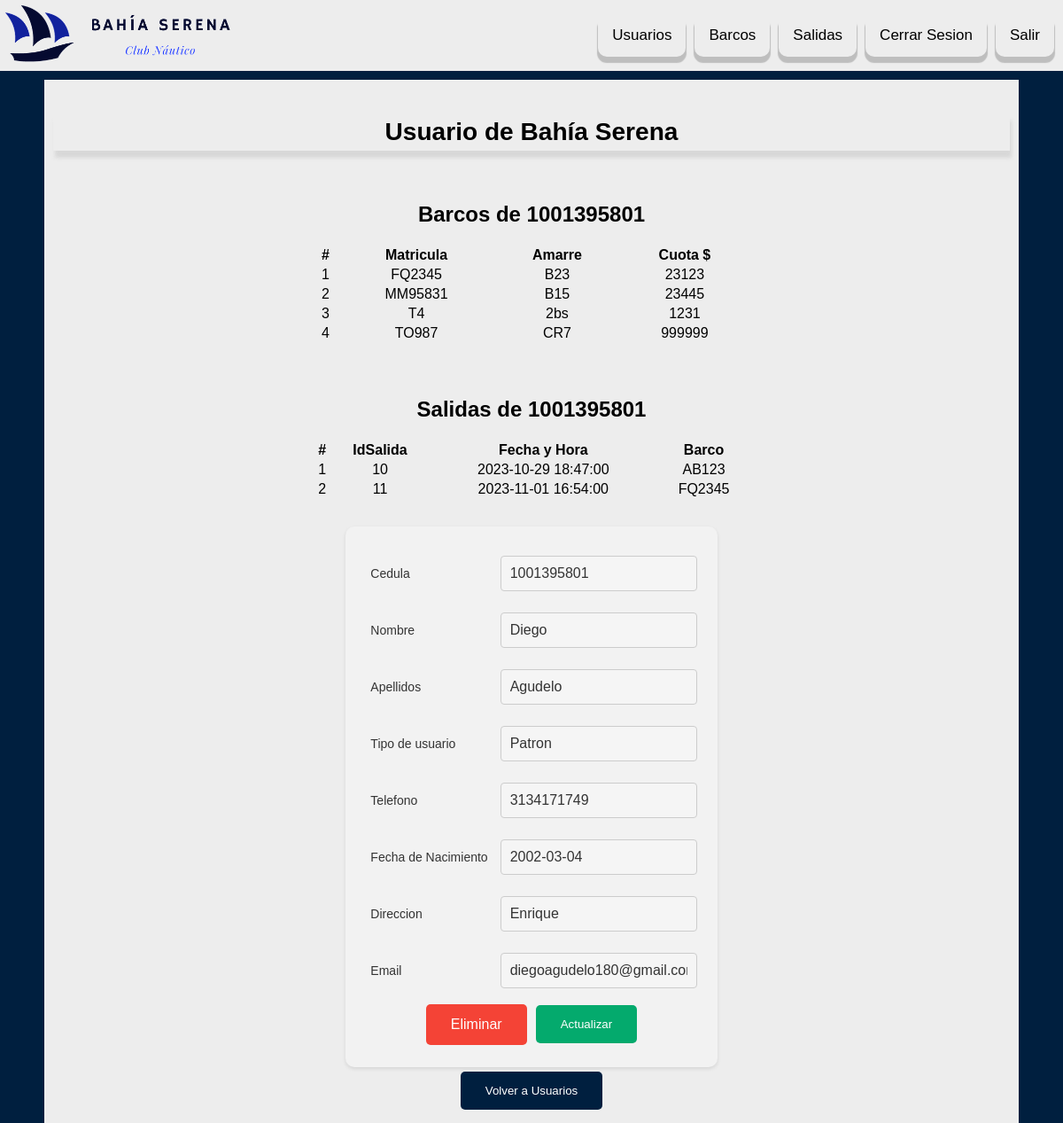
/admin/form.php?tipo=Usuario&id=1001395801, run on an earlier commit of the app's database.
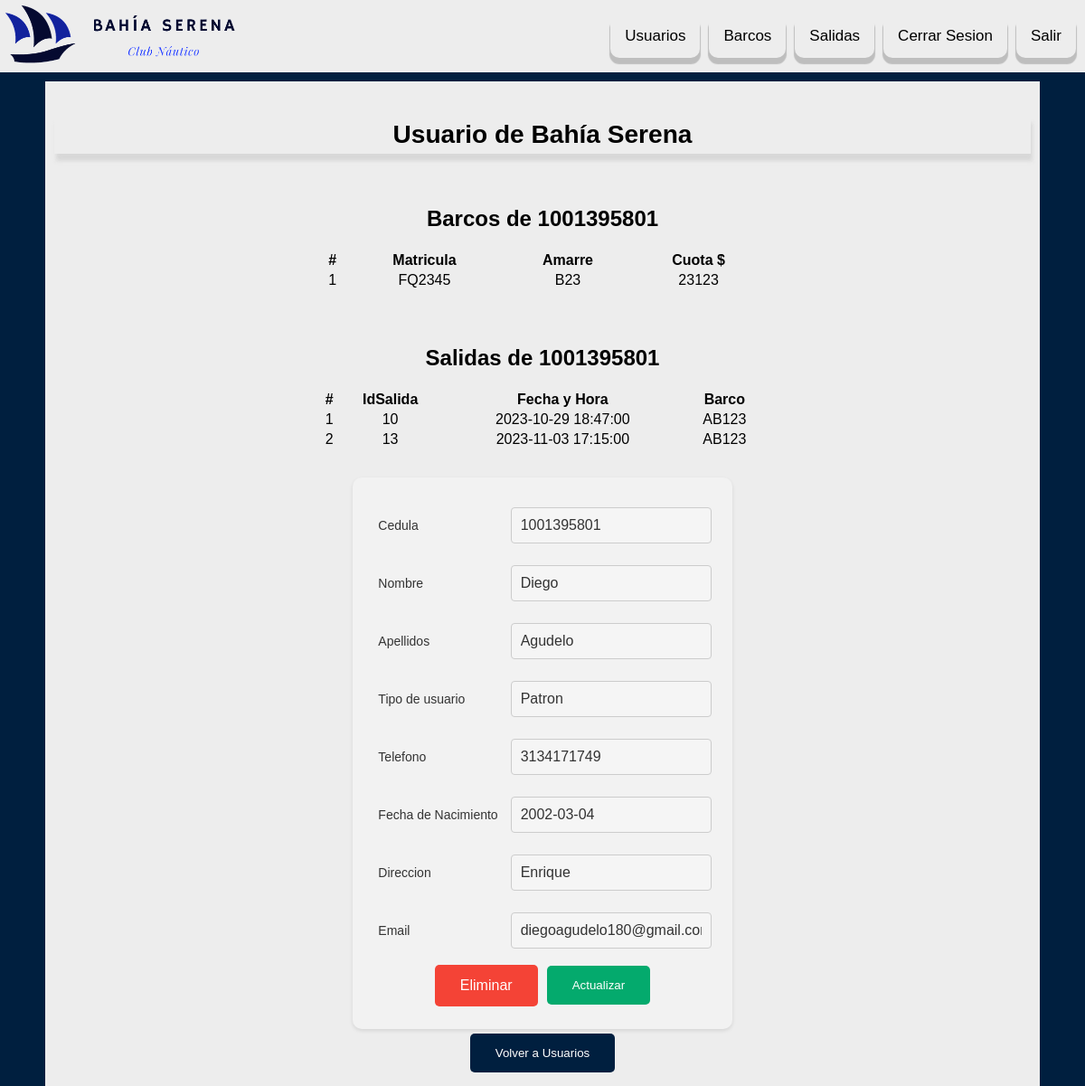
And on a later commit of the database.
### tables this page shows
CREATE TABLE `barco` (
  `NumMatricula` varchar(7) NOT NULL,
  `NombreBarco` varchar(30) NOT NULL,
  `NumeroAmarre` varchar(3) NOT NULL,
  `Cuota` float NOT NULL,
  `Foto` varchar(300) DEFAULT NULL,
  `Usuario` varchar(12) NOT NULL
);

CREATE TABLE `salida` (
  `idSalida` int(11) NOT NULL,
  `Destino` varchar(50) NOT NULL,
  `FechayHora` datetime NOT NULL,
  `Barco` varchar(7) NOT NULL,
  `Patron` varchar(12) NOT NULL
);

### admin/components/formUsuario.php (the view, shortened to what the changed rows need)
<link rel="stylesheet" type="text/css" href="./css/styleForms.css">
<?php
$set = isset($_GET["id"]);
if ($set) {
    $conexion = conectarBD();
    $queryUsuarios = 'SELECT * FROM `usuario` AS U INNER JOIN `tipousuario` AS TU ON u.TipoUsuario=TU.CodTipoUsuario WHERE Cedula=' . $id . '';
    $resultado = mysqli_fetch_array(mysqli_query($conexion, $queryUsuarios));
}
?>
<?php
if ($set) {
    $conexion = conectarBD();
    $queryBarcos = 'SELECT * FROM `barco` B INNER JOIN `Usuario` A ON B.Usuario=A.Cedula WHERE A.Cedula = ?';
    $stmt = mysqli_prepare($conexion, $queryBarcos);
    if ($stmt) {
        mysqli_stmt_bind_param($stmt, "s", $id);
        mysqli_stmt_execute($stmt);
        $resultado2 = mysqli_stmt_get_result($stmt);
        if ($resultado2) {
            $resultadosArray = array();
            while ($row2 = mysqli_fetch_assoc($resultado2)) {
                $resultadosArray[] = $row2;
            }
            echo "<div class='tablaSalidas'>
                <h2>Barcos de $id</h2>";
            if (count($resultadosArray) == 0) {
                echo "Este Usuario no es dueño de ningun barco";
            } else {
                echo "<table class='tablaAgregada'>";
                echo "<tr><th>#</th><th>Matricula</th><th>Amarre</th><th>Cuota $</th></tr>";
                $i=1;
                foreach ($resultadosArray as $row2) {
                    echo "<tr>";
                    echo "<td>$i</td>";
                    echo '<td><a href="../components/form.php?tipo=Barco&id=' . $row2['NumMatricula'] . '">' . $row2['NumMatricula'] . '</a></td>';
                    echo "<td>" . $row2["NumeroAmarre"] . "</td>";
                    echo "<td>" . $row2["Cuota"] . "</td>";
                    echo "</tr>";
                    $i=$i+1;
                }
                echo "  </table>";
            }
            echo '</div>';
        } else {
            echo "Error al obtener resultados: " . mysqli_error($conexion);
        }
    } else {
        echo "Error al preparar la declaración: " . mysqli_error($conexion);
    }
    if($resultado["NombreTipo"]=='Patron'){
    $conexion = conectarBD();
    $queryBarcos = 'SELECT * FROM `Salida` B INNER JOIN `Usuario` A ON B.Patron=A.Cedula WHERE A.Cedula = ?';
    $stmt = mysqli_prepare($conexion, $queryBarcos);
    if ($stmt) {
        mysqli_stmt_bind_param($stmt, "s", $id);
        mysqli_stmt_execute($stmt);
        $resultado2 = mysqli_stmt_get_result($stmt);
        if ($resultado2) {
            $resultadosArray = array();
            while ($row2 = mysqli_fetch_assoc($resultado2)) {
                $resultadosArray[] = $row2;
            }
            echo "<div class='tablaSalidas'>
                <h2>Salidas de $id</h2>";
            if (count($resultadosArray) == 0) {
                echo "Este Usuario no es dueño de ningun barco";
            } else {
                echo "<table class='tablaAgregada'>";
                echo "<tr><th>#</th><th>IdSalida</th><th>Fecha y Hora</th><th>Barco</th></tr>";
                $i=1;
                foreach ($resultadosArray as $row2) {
                    echo "<tr>";
                    echo "<td>$i</td>";
                    echo '<td><a href="../components/form.php?tipo=Salida&id=' . $row2['idSalida'] . '">' . $row2['idSalida'] . '</a></td>';
                    echo "<td>" . $row2["FechayHora"] . "</td>";
                    echo '<td><a href="../components/form.php?tipo=Barco&id=' . $row2['Barco'] . '">' . $row2["Barco"] . '</td>';
                    echo "</tr>";
                    $i=$i+1;
                }
                echo "  </table>";
            }
            echo '</div>';
        } else {
            echo "Error al obtener resultados: " . mysqli_error($conexion);
        }
    } else {
        echo "Error al preparar la declaración: " . mysqli_error($conexion);
    }
    }
}
?>

What changed in the data, as far as the page shows it:
removed barco: NumMatricula "MM95831", NumeroAmarre "B15", Cuota "23445"
removed barco: NumMatricula "T4", NumeroAmarre "2bs", Cuota "1231"
removed barco: NumMatricula "TO987", NumeroAmarre "CR7", Cuota "999999"
removed salida: idSalida "11", FechayHora "2023-11-01 16:54:00", Barco "FQ2345"
added salida: idSalida "13", FechayHora "2023-11-03 17:15:00", Barco "AB123"
